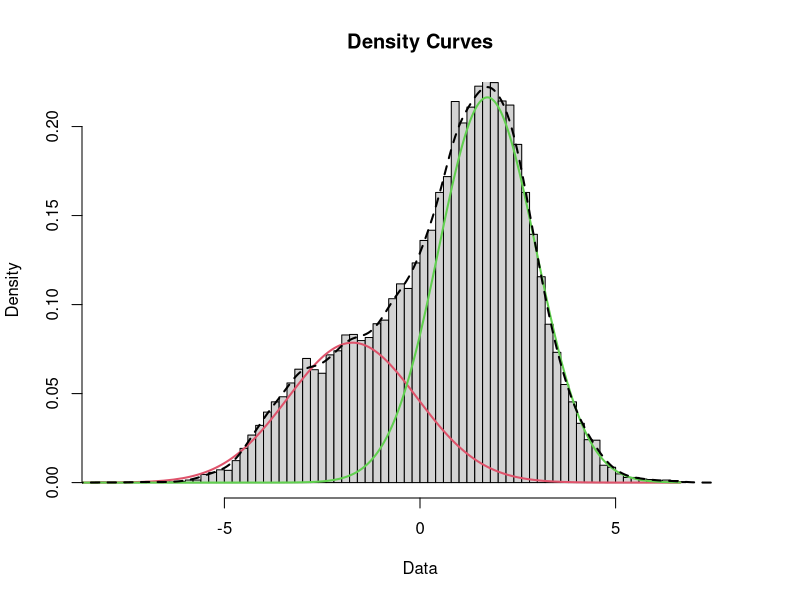

Write R code to recreate this figure.
# fig2
library(mixtools)
data = read.table("../results/09-12-2015/dat_Y.txt")
mixmdl = normalmixEM(data[,1])
plot(mixmdl,which=2, breaks=100, xlim=c(-8, 8))
lines(density(data[,1]),lty=2, lwd=2)

# group 0
length(which(data[,1] <= (mixmdl$mu - 2*mixmdl$sigma)[1]))
# group 1 
length(which(data[,1] >= (mixmdl$mu + 2*mixmdl$sigma)[2]))

# threshold is -0.7664458 and 1.575

#fit3 leanring rate
